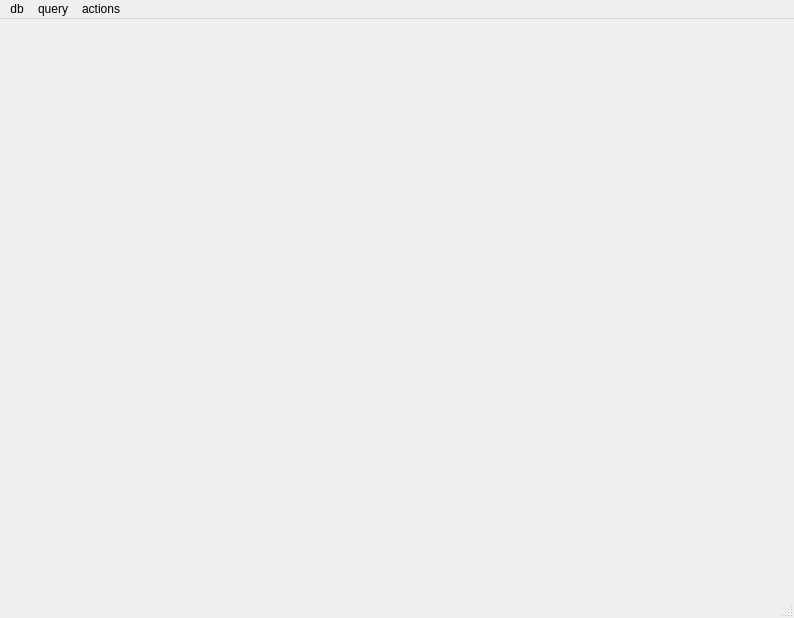
<?xml version="1.0" encoding="UTF-8"?>
<ui version="4.0">
 <class>MainWindow</class>
 <widget class="QMainWindow" name="MainWindow">
  <property name="geometry">
   <rect>
    <x>0</x>
    <y>0</y>
    <width>794</width>
    <height>618</height>
   </rect>
  </property>
  <property name="windowTitle">
   <string>MainWindow</string>
  </property>
  <widget class="QWidget" name="centralwidget">
   <layout class="QVBoxLayout" name="verticalLayout">
    <item>
     <layout class="QVBoxLayout" name="central_layout" stretch="1,1">
      <property name="sizeConstraint">
       <enum>QLayout::SetDefaultConstraint</enum>
      </property>
      <item>
       <layout class="QHBoxLayout" name="top_layout" stretch="1,1">
        <item>
         <widget class="SlideListWidget" name="left_widget" native="true"/>
        </item>
        <item>
         <widget class="SlideViewer" name="right_widget" native="true"/>
        </item>
       </layout>
      </item>
      <item>
       <layout class="QHBoxLayout" name="bottom_layout" stretch="0">
        <property name="sizeConstraint">
         <enum>QLayout::SetDefaultConstraint</enum>
        </property>
        <property name="leftMargin">
         <number>0</number>
        </property>
        <item>
         <widget class="SlideListWidget" name="bottom_widget" native="true">
          <property name="enabled">
           <bool>true</bool>
          </property>
          <property name="autoFillBackground">
           <bool>false</bool>
          </property>
          <property name="locale">
           <locale language="English" country="UnitedStates"/>
          </property>
         </widget>
        </item>
       </layout>
      </item>
     </layout>
    </item>
   </layout>
  </widget>
  <widget class="QMenuBar" name="menubar">
   <property name="geometry">
    <rect>
     <x>0</x>
     <y>0</y>
     <width>794</width>
     <height>21</height>
    </rect>
   </property>
   <widget class="QMenu" name="db_menu">
    <property name="title">
     <string>db</string>
    </property>
   </widget>
   <widget class="SlideViewerMenu" name="query_menu">
    <property name="title">
     <string>query</string>
    </property>
   </widget>
   <widget class="QMenu" name="menu_action">
    <property name="title">
     <string>actions</string>
    </property>
    <addaction name="action_select_all_images"/>
   </widget>
   <addaction name="db_menu"/>
   <addaction name="query_menu"/>
   <addaction name="menu_action"/>
  </widget>
  <widget class="QStatusBar" name="statusbar"/>
  <action name="actionLoad_slide">
   <property name="text">
    <string>load_slide</string>
   </property>
  </action>
  <action name="db_action_load">
   <property name="text">
    <string>load</string>
   </property>
  </action>
  <action name="actionSearch">
   <property name="text">
    <string>search</string>
   </property>
  </action>
  <action name="actionShow_query_tile">
   <property name="text">
    <string>show query tile</string>
   </property>
  </action>
  <action name="action_search">
   <property name="text">
    <string>search</string>
   </property>
  </action>
  <action name="action_show_query_tile">
   <property name="text">
    <string>show query tile</string>
   </property>
  </action>
  <action name="query_load_action">
   <property name="text">
    <string>load</string>
   </property>
  </action>
  <action name="action_select_all_images">
   <property name="text">
    <string>select all images</string>
   </property>
  </action>
 </widget>
 <customwidgets>
  <customwidget>
   <class>SlideViewer</class>
   <extends>QWidget</extends>
   <header>slide_viewer_47.widgets.slide_viewer</header>
   <container>1</container>
  </customwidget>
  <customwidget>
   <class>SlideViewerMenu</class>
   <extends>QMenu</extends>
   <header>slide_viewer_47.widgets.slide_viewer_menu</header>
  </customwidget>
  <customwidget>
   <class>SlideListWidget</class>
   <extends>QWidget</extends>
   <header>slide_list_view_47.widgets.slide_list_widget</header>
   <container>1</container>
  </customwidget>
 </customwidgets>
 <resources/>
 <connections/>
</ui>
